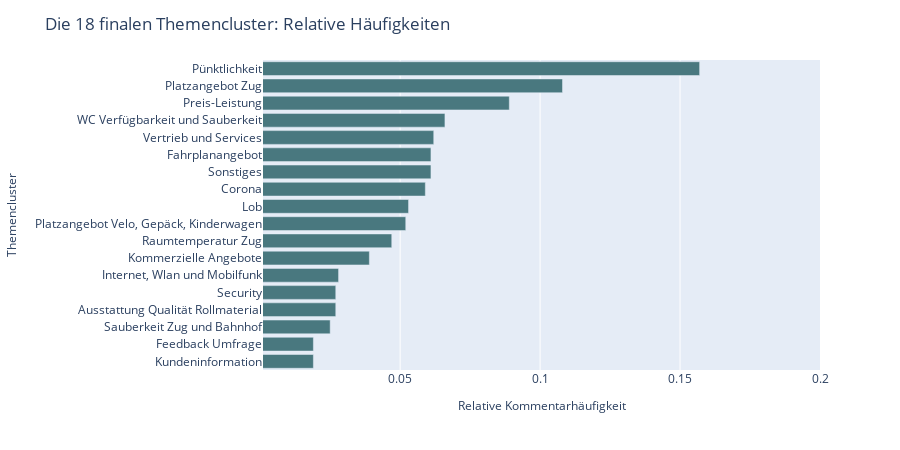

Notebook source saved alongside this figure:
### Code cell
import plotly.express as px
import plotly.io as pio

fig = px.bar(df_print.sort_values('Anzahl Kommentare', ascending=True),
    y='Themencluster', 
    x='Anzahl %',
    opacity=1,
    color_discrete_sequence=color_discrete_sequence
)

fig.update_layout(
    title="Die 18 finalen Themencluster: Relative Häufigkeiten",
    xaxis_title='',
    yaxis_title='',
    xaxis=dict(
        tickangle=0
    ),
    width=900, 
    height=450,
    legend_title=""
)
fig.update_xaxes(range=(0.001, 0.2), title=dict(text='Relative Kommentarhäufigkeit', font=dict(size=12)))
fig.update_yaxes(title=dict(text='Themencluster', font=dict(size=12)))
fig.show()

pio.write_image(fig, "../../exports/images/fig-18-Themencluster-expertenreview.svg") #save fig as svg

### Figure 1 — Plotly figure (JSON) as saved in the notebook; plotly's stock layout.template omitted (floating-point values rounded to 4 significant figures)
{"data": [{"alignmentgroup": "True", "hovertemplate": "Anzahl %=%{x}<br>Themencluster=%{y}<extra></extra>", "legendgroup": "", "marker": {"color": "#49787F", "opacity": 1, "pattern": {"shape": ""}}, "name": "", "offsetgroup": "", "orientation": "h", "showlegend": false, "textposition": "auto", "type": "bar", "x": [0.019, 0.019, 0.025, 0.027, 0.027, 0.028, 0.039, 0.047, 0.052, 0.053, 0.059, 0.061, 0.061, 0.062, 0.066, 0.089, 0.108, 0.157], "xaxis": "x", "y": ["Kundeninformation", "Feedback Umfrage", "Sauberkeit Zug und Bahnhof", "Ausstattung Qualität Rollmaterial", "Security", "Internet, Wlan und Mobilfunk", "Kommerzielle Angebote", "Raumtemperatur Zug", "Platzangebot Velo, Gepäck, Kinderwagen", "Lob", "Corona", "Sonstiges", "Fahrplanangebot", "Vertrieb und Services", "WC Verfügbarkeit und Sauberkeit", "Preis-Leistung", "Platzangebot Zug", "Pünktlichkeit"], "yaxis": "y"}], "layout": {"barmode": "relative", "height": 450, "legend": {"title": {"text": ""}, "tracegroupgap": 0}, "margin": {"t": 60}, "title": {"text": "Die 18 finalen Themencluster: Relative Häufigkeiten"}, "width": 900, "xaxis": {"anchor": "y", "domain": [0, 1], "range": [0.001, 0.2], "tickangle": 0, "title": {"font": {"size": 12}, "text": "Relative Kommentarhäufigkeit"}}, "yaxis": {"anchor": "x", "domain": [0, 1], "title": {"font": {"size": 12}, "text": "Themencluster"}}}}
